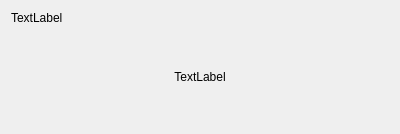
<?xml version="1.0" encoding="UTF-8"?>
<ui version="4.0">
 <class>Dialog</class>
 <widget class="QDialog" name="Dialog">
  <property name="geometry">
   <rect>
    <x>0</x>
    <y>0</y>
    <width>400</width>
    <height>134</height>
   </rect>
  </property>
  <property name="windowTitle">
   <string>About</string>
  </property>
  <layout class="QVBoxLayout" name="verticalLayout">
   <item>
    <widget class="QLabel" name="message_label">
     <property name="sizePolicy">
      <sizepolicy hsizetype="Preferred" vsizetype="Maximum">
       <horstretch>0</horstretch>
       <verstretch>0</verstretch>
      </sizepolicy>
     </property>
     <property name="text">
      <string>TextLabel</string>
     </property>
    </widget>
   </item>
   <item>
    <widget class="QLabel" name="image_label">
     <property name="text">
      <string>TextLabel</string>
     </property>
     <property name="alignment">
      <set>Qt::AlignCenter</set>
     </property>
    </widget>
   </item>
  </layout>
 </widget>
 <resources/>
 <connections/>
</ui>
